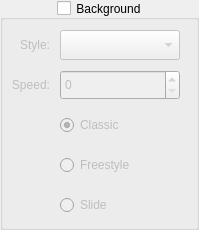
<?xml version="1.0" encoding="UTF-8"?>
<ui version="4.0">
 <class>BackgroundCfger</class>
 <widget class="QGroupBox" name="BackgroundCfger">
  <property name="geometry">
   <rect>
    <x>0</x>
    <y>0</y>
    <width>199</width>
    <height>230</height>
   </rect>
  </property>
  <property name="title">
   <string>Background</string>
  </property>
  <property name="alignment">
   <set>Qt::AlignCenter</set>
  </property>
  <property name="flat">
   <bool>true</bool>
  </property>
  <property name="checkable">
   <bool>true</bool>
  </property>
  <property name="checked">
   <bool>false</bool>
  </property>
  <widget class="QComboBox" name="comboBoxStyle">
   <property name="geometry">
    <rect>
     <x>60</x>
     <y>30</y>
     <width>120</width>
     <height>30</height>
    </rect>
   </property>
   <property name="iconSize">
    <size>
     <width>64</width>
     <height>8</height>
    </size>
   </property>
  </widget>
  <widget class="QLabel" name="labelDirection">
   <property name="geometry">
    <rect>
     <x>10</x>
     <y>70</y>
     <width>40</width>
     <height>30</height>
    </rect>
   </property>
   <property name="text">
    <string>Speed:</string>
   </property>
   <property name="alignment">
    <set>Qt::AlignRight|Qt::AlignTrailing|Qt::AlignVCenter</set>
   </property>
  </widget>
  <widget class="QSpinBox" name="spinBoxSpeed">
   <property name="geometry">
    <rect>
     <x>60</x>
     <y>70</y>
     <width>120</width>
     <height>30</height>
    </rect>
   </property>
   <property name="maximum">
    <number>20</number>
   </property>
  </widget>
  <widget class="QRadioButton" name="radioButtonClassic">
   <property name="geometry">
    <rect>
     <x>60</x>
     <y>110</y>
     <width>120</width>
     <height>30</height>
    </rect>
   </property>
   <property name="text">
    <string>Classic</string>
   </property>
   <property name="checked">
    <bool>true</bool>
   </property>
  </widget>
  <widget class="QRadioButton" name="radioButtonFreestyle">
   <property name="geometry">
    <rect>
     <x>60</x>
     <y>150</y>
     <width>120</width>
     <height>30</height>
    </rect>
   </property>
   <property name="text">
    <string>Freestyle</string>
   </property>
  </widget>
  <widget class="QRadioButton" name="radioButtonSlide">
   <property name="geometry">
    <rect>
     <x>60</x>
     <y>190</y>
     <width>120</width>
     <height>30</height>
    </rect>
   </property>
   <property name="text">
    <string>Slide</string>
   </property>
  </widget>
  <widget class="QLabel" name="label">
   <property name="geometry">
    <rect>
     <x>10</x>
     <y>30</y>
     <width>40</width>
     <height>30</height>
    </rect>
   </property>
   <property name="text">
    <string>Style:</string>
   </property>
   <property name="alignment">
    <set>Qt::AlignRight|Qt::AlignTrailing|Qt::AlignVCenter</set>
   </property>
  </widget>
 </widget>
 <resources/>
 <connections/>
</ui>
